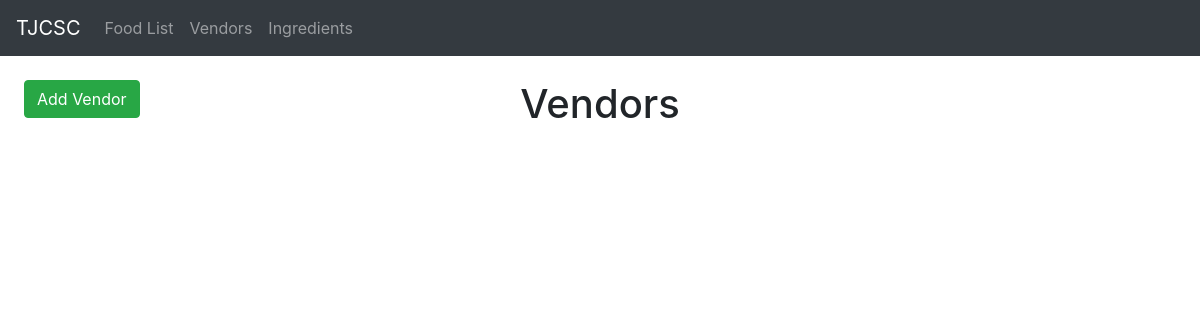
Page /vendors/ on the earlier database version.
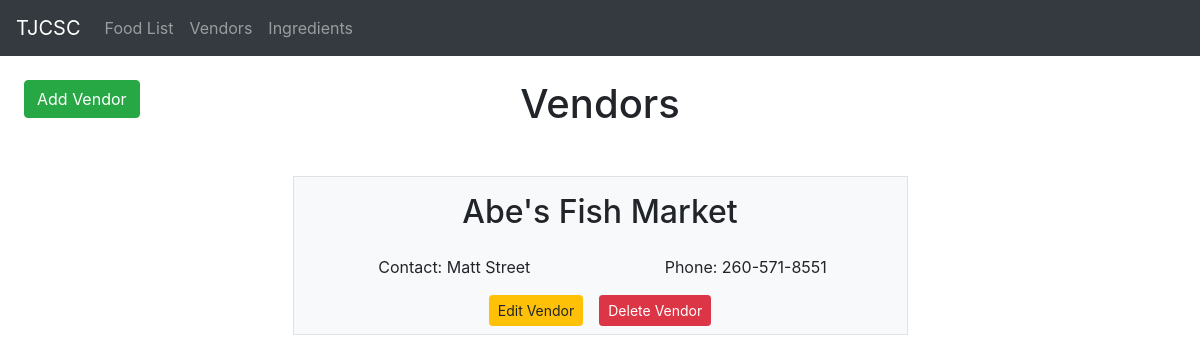
Same page on the later database version.
### vendors/models.py (models this page shows, shortened)
class Vendor(models.Model):
    company_name = models.CharField(max_length = 100)
    company_number = models.CharField(max_length = 15)
    rep_name = models.CharField(max_length = 100)

### vendors/views.py (the view)
# urls.py: path('vendors/', include('vendors.urls')),
def vendors(request):
    context = {
        'Vendors' : Vendor.objects.all()
    }
    return render(request, 'vendors/vendors.html', context)

### vendors/templates/vendors/vendors.html (shortened to what this page needs)
{% extends "foodlist/base.html" %}
{% block content %}
    <div class='container=fluid'>
        <div class='row mt-4'>
            <div class='col-2'>
                <a class='btn btn-success ml-4' href="{% url 'vendor-create' %}">Add Vendor</a>
            </div>
            <div class='col-8 d-flex justify-content-center'>
                <h1 class='h1 mb-5'>Vendors</h1>
            </div>
        </div>
        {% for vendor in Vendors %}
        <div class='row d-flex justify-content-center'>
            <div class='col-6 bg bg-light border'>
                <div class='row'>
                    <div class='col-12 d-flex justify-content-center mb-3 mt-3'>
                        <h2>{{ vendor.company_name }}</h2>
                    </div>
                </div>
                <div class='row'>
                    <div class='col-12 d-flex'>
                        <p class='col-6 text-center'>Contact: {{ vendor.rep_name }}</p>
                        <p class='col-6 text-center'>Phone: {{ vendor.company_number }}</p>
                    </div>
                </div>
                <div class='row'>
                    <div class='col-12 d-flex mb-2 justify-content-center'>
                        <a class='btn btn-sm btn-warning mr-3' href="{% url 'vendor-edit' vendor.id %}">Edit Vendor</a>
                        <a class='btn btn-sm btn-danger' href="{% url 'vendor-delete' vendor.id %}">Delete Vendor</a>
                    </div>
                </div>
            </div>
        </div>
        {% endfor %}
    </div>
{% endblock %}

Differences in the rows shown:
added Vendor: company_name "Abe's Fish Market", rep_name "Matt Street", company_number "260-571-8551"
